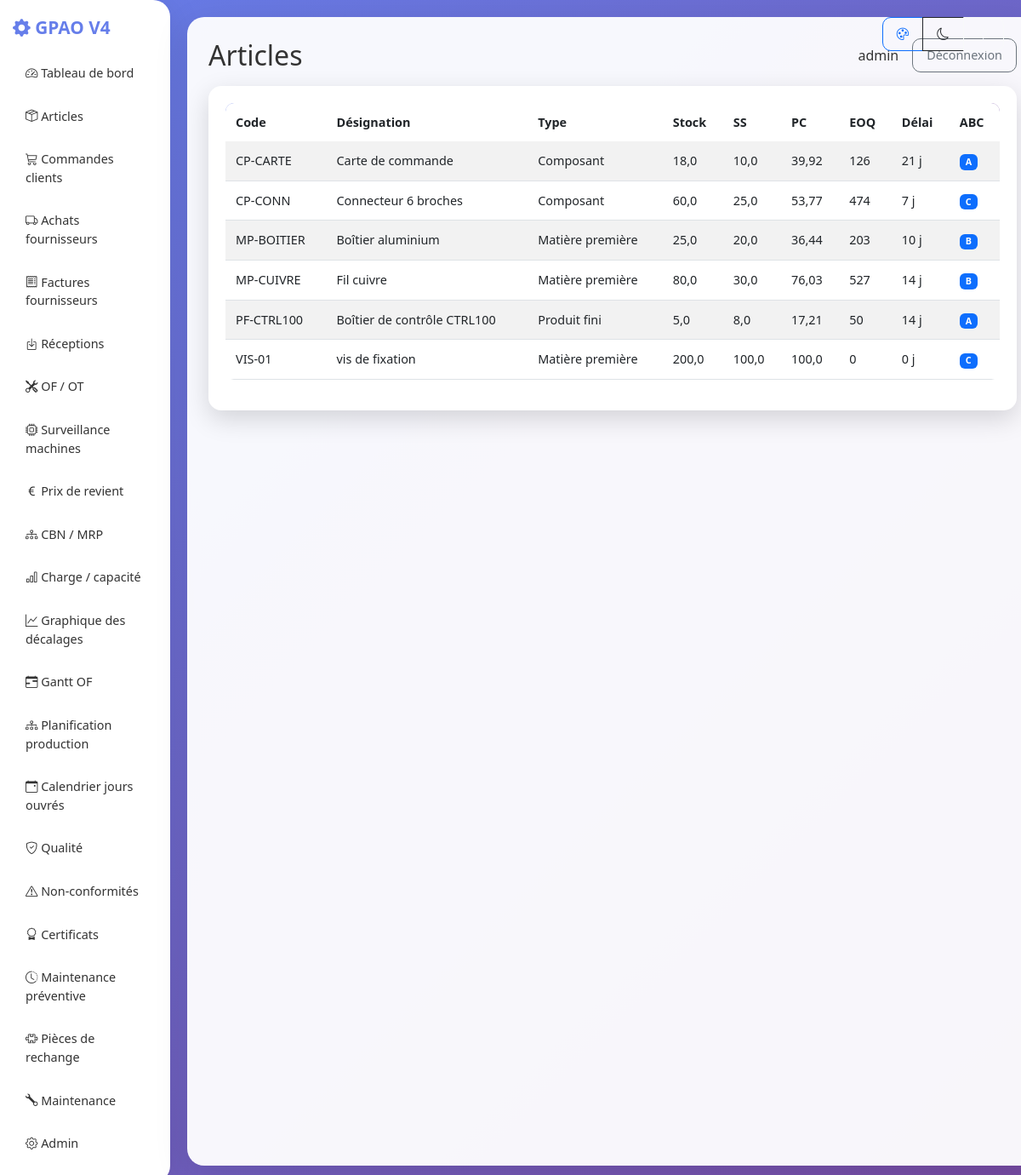
Screenshot of /articles/ (signed in) with the database file from the repository.
### core/models.py (models this page shows, shortened)
class TimeStampedModel(models.Model):
    created_at = models.DateTimeField(auto_now_add=True)
    updated_at = models.DateTimeField(auto_now=True)
    class Meta:
        abstract = True

class Article(TimeStampedModel):
    TYPE_CHOICES = [
        ('RAW', 'Matière première'),
        ('COMP', 'Composant'),
        ('SFG', 'Semi-fini'),
        ('FG', 'Produit fini'),
    ]
    code = models.CharField(max_length=30, unique=True)
    designation = models.CharField(max_length=255)
    article_type = models.CharField(max_length=10, choices=TYPE_CHOICES, default='RAW')
    unit = models.CharField(max_length=20, default='u')
    current_stock = models.FloatField(default=0)
    reserved_stock = models.FloatField(default=0)
    safety_stock = models.FloatField(default=0)
    reorder_point = models.FloatField(default=0)
    annual_demand = models.FloatField(default=0)
    ordering_cost = models.FloatField(default=0)
    carrying_rate = models.FloatField(default=0.2)
    unit_cost = models.FloatField(default=0)
    lead_time_days = models.PositiveIntegerField(default=0)
    abc_class = models.CharField(max_length=1, blank=True, default='')
    active = models.BooleanField(default=True)
    class Meta:
        ordering = ['code']
    @property
    def eoq(self):
        if self.annual_demand <= 0 or self.ordering_cost <= 0 or self.unit_cost <= 0 or self.carrying_rate <= 0:
            return 0
        holding_cost = self.unit_cost * self.carrying_rate
        return ((2 * self.annual_demand * self.ordering_cost) / holding_cost) ** 0.5
    @property
    def suggested_reorder_point(self):
        daily = self.annual_demand / 365 if self.annual_demand else 0
        return round(daily * self.lead_time_days + self.safety_stock, 2)

### core/views.py (the view)
# urls.py: path('articles/', views.article_list, name='article_list'),
@login_required
def article_list(request):
    try:
        compute_abc()
    except:
        pass
    articles = Article.objects.all().order_by('code')
    return render(request, 'core/article_list.html', {'articles': articles})

### core/services.py (called while the page is built)
def compute_abc():
    articles = list(Article.objects.filter(active=True))
    values = []
    for a in articles:
        value = (a.annual_demand or 0) * (a.unit_cost or 0)
        values.append((a, value))
    total = sum(v for _, v in values) or 1
    values.sort(key=lambda x: x[1], reverse=True)
    cum = 0
    for art, val in values:
        cum += val / total
        art.abc_class = 'A' if cum <= 0.8 else ('B' if cum <= 0.95 else 'C')
        art.reorder_point = art.suggested_reorder_point
        art.save(update_fields=['abc_class', 'reorder_point', 'updated_at'])

### gpao/context_processors.py (called while the page is built)
def user_role(request):
    if request.user.is_authenticated:
        try:
            profile = UserProfile.objects.get(user=request.user)
            return {'user_role': profile.role}
        except UserProfile.DoesNotExist:
            return {'user_role': 'OPERATOR'}
    return {'user_role': None}

### templates/core/article_list.html
{% extends 'base.html' %}
{% block page_title %}Articles{% endblock %}
{% block content %}
<div class="card card-kpi"><div class="card-body table-responsive">
<table class="table table-striped align-middle">
<thead><tr><th>Code</th><th>Désignation</th><th>Type</th><th>Stock</th><th>SS</th><th>PC</th><th>EOQ</th><th>Délai</th><th>ABC</th></tr></thead>
<tbody>{% for a in articles %}
<tr>
<td>{{ a.code }}</td><td>{{ a.designation }}</td><td>{{ a.get_article_type_display }}</td><td>{{ a.current_stock }}</td><td>{{ a.safety_stock }}</td><td>{{ a.reorder_point }}</td><td>{{ a.eoq|floatformat:0 }}</td><td>{{ a.lead_time_days }} j</td><td><span class="badge bg-primary">{{ a.abc_class }}</span></td>
</tr>
{% endfor %}</tbody></table>
</div></div>
{% endblock %}

### templates/base.html (shortened to what this page needs)
<!DOCTYPE html>
<html lang="fr">
<head>
  <link href="https://cdn.jsdelivr.net/npm/bootstrap@5.3.0/dist/css/bootstrap.min.css" rel="stylesheet">
  <link rel="stylesheet" href="https://cdn.jsdelivr.net/npm/bootstrap-icons@1.11.0/font/bootstrap-icons.css">
</head>
<body>
  <div class="theme-switcher btn-group" role="group">
    <button type="button" class="btn btn-sm btn-outline-primary" onclick="setTheme('default')" title="Dégradé par défaut"><i class="bi bi-palette"></i></button>
    <button type="button" class="btn btn-sm btn-outline-dark" onclick="setTheme('dark')" title="Mode sombre"><i class="bi bi-moon"></i></button>
    <button type="button" class="btn btn-sm btn-outline-light" onclick="setTheme('light')" title="Mode clair"><i class="bi bi-sun"></i></button>
  </div>
<div class="d-flex">
    <aside class="col-md-2">
      <h4><i class="bi bi-gear-fill"></i> GPAO V4</h4>
      <nav class="d-grid gap-1">
        <a href="/"><i class="bi bi-speedometer2"></i> Tableau de bord</a>
        <a href="/articles/"><i class="bi bi-box-seam"></i> Articles</a>
        <a href="/orders/"><i class="bi bi-cart3"></i> Commandes clients</a>
        {% if user_role == 'BUYER' or user_role == 'ADMIN' %}
        <a href="/supplier-orders/"><i class="bi bi-truck"></i> Achats fournisseurs</a>
        <a href="/supplier-invoices/"><i class="bi bi-receipt"></i> Factures fournisseurs</a>
        {% endif %}
        {% if user_role == 'STOREKEEPER' or user_role == 'ADMIN' %}
        <a href="/supplier-receipts/"><i class="bi bi-box-arrow-in-down"></i> Réceptions</a>
        {% endif %}
        {% if user_role == 'OPERATOR' or user_role == 'ADMIN' %}
        <a href="/manufacturing/"><i class="bi bi-tools"></i> OF / OT</a>
        <a href="/machine-status/"><i class="bi bi-cpu"></i> Surveillance machines</a>
        {% endif %}
        {% if user_role == 'ADMIN' %}
        <a href="/production-costs/"><i class="bi bi-currency-euro"></i> Prix de revient</a>
        {% endif %}
        <a href="/mrp/"><i class="bi bi-diagram-3"></i> CBN / MRP</a>
        <a href="/capacity/"><i class="bi bi-bar-chart"></i> Charge / capacité</a>
        <a href="/decalages/"><i class="bi bi-graph-up"></i> Graphique des décalages</a>
        {% if user_role == 'OPERATOR' or user_role == 'ADMIN' %}
        <a href="/gantt/"><i class="bi bi-calendar-range"></i> Gantt OF</a>
        <a href="/production-planning/"><i class="bi bi-diagram-3"></i> Planification production</a>
        {% endif %}
        <a href="/holidays/"><i class="bi bi-calendar-event"></i> Calendrier jours ouvrés</a>
        {% if user_role == 'ADMIN' %}
        <a href="/quality-checks/"><i class="bi bi-shield-check"></i> Qualité</a>
        <a href="/non-conformities/"><i class="bi bi-exclamation-triangle"></i> Non-conformités</a>
        <a href="/certificates/"><i class="bi bi-award"></i> Certificats</a>
        <a href="/preventive-maintenance/"><i class="bi bi-clock-history"></i> Maintenance préventive</a>
        <a href="/spare-parts/"><i class="bi bi-puzzle"></i> Pièces de rechange</a>
        {% endif %}
        <a href="/maintenance/"><i class="bi bi-wrench"></i> Maintenance</a>
        <a href="/admin/"><i class="bi bi-gear"></i> Admin</a>
      </nav>
    </aside>
    <main class="col-md-10">
      <div class="d-flex justify-content-between align-items-center mb-3 flex-wrap">
        <h2 class="mb-0">{% block page_title %}GPAO{% endblock %}</h2>
        <div class="d-flex align-items-center gap-2">
          {% if request.user.is_authenticated %}
            <span class="me-2">{{ request.user.username }}</span>
            <form method="post" action="{% url 'logout' %}" class="d-inline">{% csrf_token %}<button class="btn btn-outline-secondary btn-sm">Déconnexion</button></form>
          {% endif %}
        </div>
      </div>
      {% block content %}{% endblock %}
    </main>
  </div>
</body>
</html>

### templates/base.html (style rules this page uses)
:root { --primary-gradient: linear-gradient(135deg, #667eea 0%, #764ba2 100%); --primary-color: #667eea; --bg-color: linear-gradient(135deg, #667eea 0%, #764ba2 100%); --card-bg: rgba(255,255,255,0.95); --text-color: #333; --sidebar-bg: white; }
body { background: var(--bg-color); min-height: 100vh; color: var(--text-color); }
.card-kpi { border: none; box-shadow: 0 10px 30px rgba(0,0,0,0.15); border-radius: 15px; transition: transform 0.3s; }
.card-kpi .card-body { padding: 20px; }
aside { background: var(--sidebar-bg); box-shadow: 0 10px 40px rgba(0,0,0,0.1); padding: 20px 15px; border-radius: 0 20px 20px 0; }
aside h4 { color: var(--primary-color); font-weight: 700; margin-bottom: 20px; font-size: 1.3rem; }
nav a { padding: 10px 15px; color: var(--text-color); text-decoration: none; border-radius: 10px; margin-bottom: 5px; display: block; transition: all 0.3s; font-weight: 500; font-size: 0.9rem; }
main { background: var(--card-bg); border-radius: 20px; margin: 20px; padding: 25px; box-shadow: 0 10px 40px rgba(0,0,0,0.1); min-height: calc(100vh - 40px); }
.table { border-radius: 10px; overflow: hidden; }
.table thead { background: var(--primary-gradient); color: white; }
.table th { padding: 12px; font-weight: 600; border: none; font-size: 0.9rem; }
.table td { padding: 12px; vertical-align: middle; font-size: 0.9rem; }
.btn { border-radius: 10px; padding: 8px 16px; font-weight: 500; transition: all 0.3s; font-size: 0.9rem; }
.theme-switcher { position: fixed; top: 20px; right: 20px; z-index: 1001; }

### rows the page displays
Article: code "CP-CARTE", designation "Carte de commande", article_type "Composant", current_stock "18,0", safety_stock "10,0", reorder_point "39,92", eoq "126", lead_time_days "21", abc_class "A"
Article: code "CP-CONN", designation "Connecteur 6 broches", article_type "Composant", current_stock "60,0", safety_stock "25,0", reorder_point "53,77", eoq "474", lead_time_days "7", abc_class "C"
Article: code "MP-BOITIER", designation "Boîtier aluminium", article_type "Matière première", current_stock "25,0", safety_stock "20,0", reorder_point "36,44", eoq "203", lead_time_days "10", abc_class "B"
Article: code "MP-CUIVRE", designation "Fil cuivre", article_type "Matière première", current_stock "80,0", safety_stock "30,0", reorder_point "76,03", eoq "527", lead_time_days "14", abc_class "B"
Article: code "PF-CTRL100", designation "Boîtier de contrôle CTRL100", article_type "Produit fini", current_stock "5,0", safety_stock "8,0", reorder_point "17,21", eoq "50", lead_time_days "14", abc_class "A"
Article: code "VIS-01", designation "vis de fixation", article_type "Matière première", current_stock "200,0", safety_stock "100,0", reorder_point "100,0", eoq "0", lead_time_days "0", abc_class "C"

### other values shown
{{ request.user.username }} "admin"
